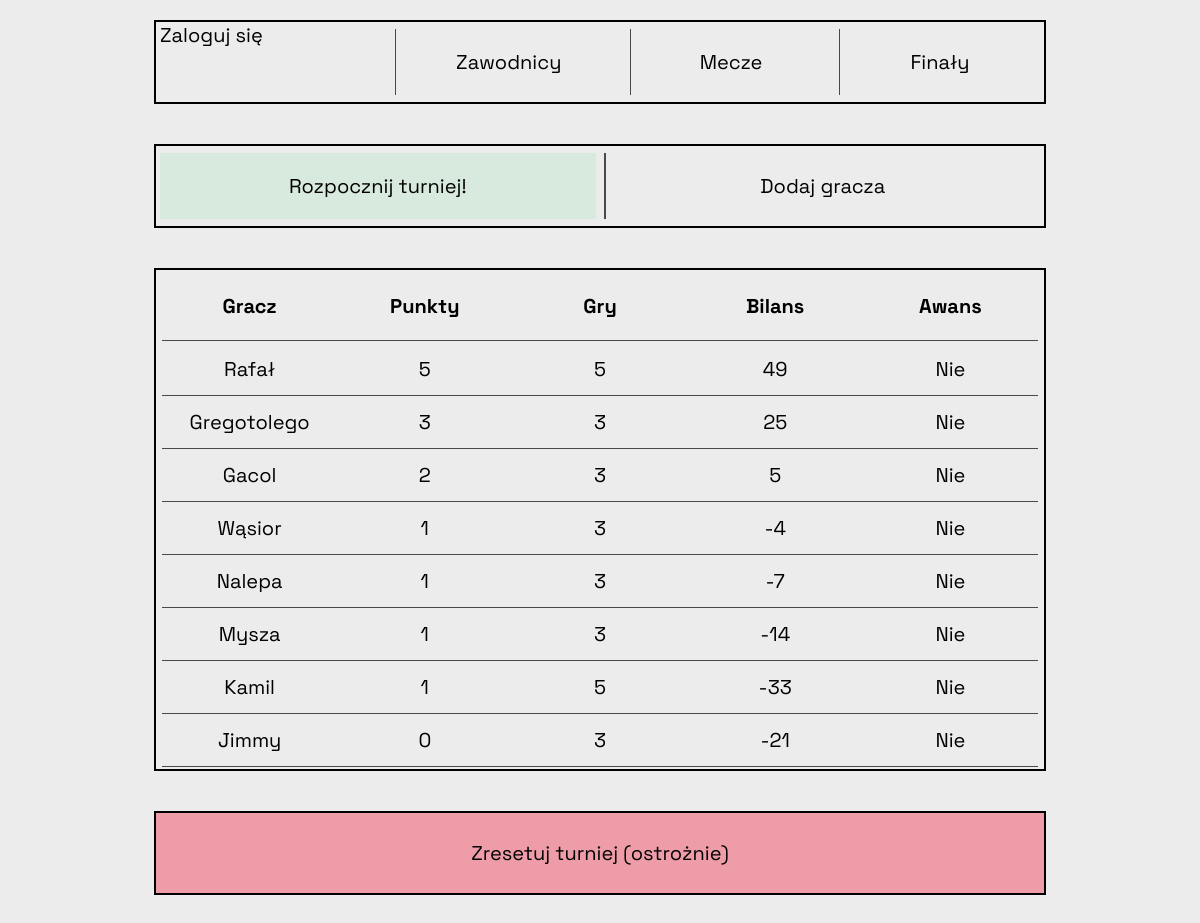
The app's page /, older data.
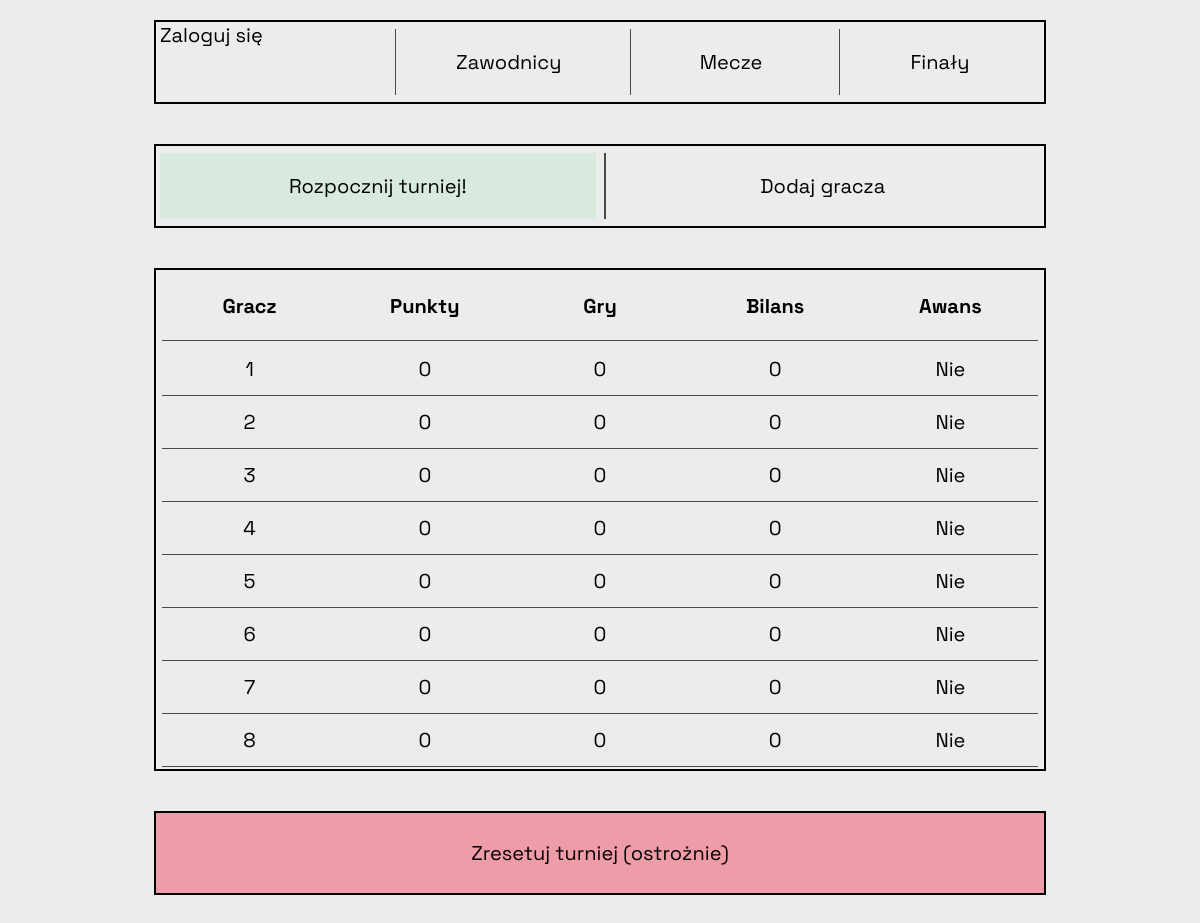
The same page, newer data.
### table/models.py (models this page shows, shortened)
class Player(models.Model):
    name = models.CharField(max_length=50)
    points = models.SmallIntegerField(default=0)
    games = models.SmallIntegerField(default=0)
    qualified = models.BooleanField(default=False)
    point_balance = models.IntegerField(default=0)

### table/views.py (the view)
# urls.py: path('', views.index, name='index'),
def index(request):
    players = Player.objects.order_by('-points', '-point_balance')
    return render(request, 'table/index.html', context={'players': players})

### table/templates/table/index.html (shortened to what this page needs)
{% extends "table/base.html" %}
{% block content %}
  <div class="navbar">
    <div class='nav-element first bckgr green'>
      <form action="{% url "table:start_tournament" %}" method="POST">
        <button type="submit" class='green bckgr'>Rozpocznij turniej!</button>
      </form>
    </div>
    <a href="{% url "table:add_player" %}" class='nav-element bckgr nav-button'>
      <div class='nav-element bckgr'><p>Dodaj gracza</p></div>
    </a>
  </div>
  <div class="navbar">
    <table class="players-table">
      <thead>
        <tr>
          <th>Gracz</th>
          <th>Punkty</th>
          <th>Gry</th>
          <th>Bilans</th>
          <th>Awans</th>
        </tr>
      </thead>
      <tbody>
        {% for player in players %}
        <tr class='player-tab'>
          <td>{{ player.name }}</td>
          <td>{{ player.points }}</td>
          <td>{{ player.games }}</td>
          <td>{{ player.point_balance }}</td>
          {% if player.qualified  == False %}
          <td>Nie</td>
          {% else %}
          <td>Tak</td>
          {% endif %}
        </tr>
        {% endfor %}
      </tbody>
    </table>
  </div>
  <div class="navbar red">
    <form action="{% url "table:reset_tournament" %}" method="POST" class='pelne'>
        <button type='submit' class='red pelne'>Zresetuj turniej (ostrożnie)</button>
    </form>
  </div>
{% endblock content %}

### table/templates/table/base.html (shortened to what this page needs)
<!DOCTYPE html>
{% load static %}
<html>
<head>
  <link rel="stylesheet" type="text/css"
  href="{% static 'table/css/styles.css' %}">
</head>
<body>
  <div class='navbar'>
    <div class='nav-element bckgr first nav-button'>
      {% if user.is_authenticated %}
      <form action="{% url "accounts:logout" %}" method='post' class='nav-element bckgr nav-button first'>
        {% csrf_token %}
        <button name='submit' class='bckgr pelne'>Wyloguj się</button>
      </form>
      {% else %}
        <a href="{% url "accounts:login" %}" class='bckgr pelne'>Zaloguj się</a>
      {% endif %}
    </div>
    <a href="{% url "table:index" %}" class='nav-element bckgr nav-button'>
      <div class='nav-a'>Zawodnicy</div>
    </a>
    <a href="{% url "table:matches" %}">
      <div class='nav-element bckgr'>Mecze</div>
    </a>
    <a href="{% url "table:finals" %}">
      <div class='nav-element bckgr'>Finały</div>
    </a>
  </div>
{% block content %}{% endblock content %}
</body>
</html>

### table/static/table/css/styles.css (style rules this page uses)
body { display: flex; flex-direction: column; align-items: center; justify-content: center; font-family: 'Space Grotesk', 'Space Mono', Arial, Helvetica, sans-serif; font-size: 20px; margin-top: 20px; background-color: rgb(236, 236, 236); }
button { font-family: 'Space Grotesk', 'Space Mono', Arial, Helvetica, sans-serif; border: none; font-size:20px; display: inline-flex; align-items: center; justify-content: center; height: 66px; width: 100%; }
a { text-decoration: none; font-size: 20px; text-align: justify; height: 66px; min-width: 188px; justify-content: center; align-items: center; color: black; }
.navbar { display: flex; align-items: center; justify-content: center; gap: 8px; width: 100%; max-width: 880px; min-height: 80px; border: 2px solid black; padding-left: 4px; padding-right: 4px; margin-bottom: 40px; }
.nav-element { display: flex; height: 66px; width: 25%; min-width: 200px; flex:1; border-left: 1px solid rgb(73, 73, 73); text-align: center; justify-content: center; align-items: center; }
.first { border: none; }
table { width: 100%; max-width: 880px; min-height: 80px; }
tr { display: flex; flex: 1; align-items: center; justify-content: center; border-bottom: 1px solid rgb(73, 73, 73); padding-top: 12px; padding-bottom: 12px; }
th { width: 25%; margin-top: 8px; margin-bottom: 8px; }
.player-tab { display: flex; align-items: center; justify-content: center; }
td { width: 25%; text-align: center; }
.green { background-color: rgb(216, 233, 222); }
.red { background-color: rgb(239, 156, 169); }
.pelne { width: 100%; height: 100%; min-height: 80px; }

Row changes from the older to the newer data that the page shows:
removed Player: name "Rafał", points "5", games "5", point_balance "49", qualified "Nie"
removed Player: name "Gregotolego", points "3", games "3", point_balance "25", qualified "Nie"
removed Player: name "Gacol", points "2", games "3", point_balance "5", qualified "Nie"
removed Player: name "Wąsior", points "1", games "3", point_balance "-4", qualified "Nie"
removed Player: name "Nalepa", points "1", games "3", point_balance "-7", qualified "Nie"
removed Player: name "Mysza", points "1", games "3", point_balance "-14", qualified "Nie"
removed Player: name "Kamil", points "1", games "5", point_balance "-33", qualified "Nie"
removed Player: name "Jimmy", points "0", games "3", point_balance "-21", qualified "Nie"
added Player: name "1", points "0", games "0", point_balance "0", qualified "Nie"
added Player: name "2", points "0", games "0", point_balance "0", qualified "Nie"
added Player: name "3", points "0", games "0", point_balance "0", qualified "Nie"
added Player: name "4", points "0", games "0", point_balance "0", qualified "Nie"
added Player: name "5", points "0", games "0", point_balance "0", qualified "Nie"
added Player: name "6", points "0", games "0", point_balance "0", qualified "Nie"
added Player: name "7", points "0", games "0", point_balance "0", qualified "Nie"
added Player: name "8", points "0", games "0", point_balance "0", qualified "Nie"
